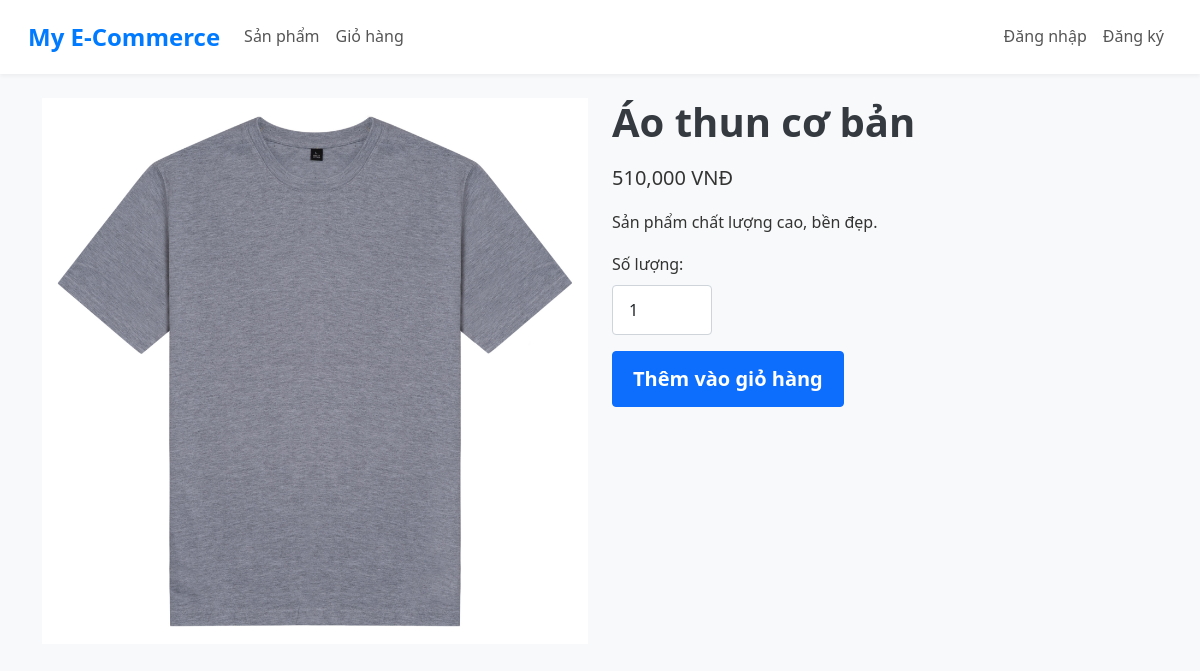
Page /product/1 on the committed database.
### docker/models.py (models this page shows, shortened)
class Product(db.Model):
    id = db.Column(db.Integer, primary_key=True)
    name = db.Column(db.String(100), nullable=False)
    description = db.Column(db.Text, nullable=True)
    price = db.Column(db.Float, nullable=False)
    image_url = db.Column(db.String(255), nullable=True)

### docker/routes.py (the view)
@main.route('/product/<int:product_id>')
def product_detail(product_id):
    product = Product.query.get_or_404(product_id)
    return render_template('product_detail.html', product=product)

### docker/templates/product_detail.html (shortened to what this page needs)
{% extends "base.html" %}
{% block content %}
<div class="row">
    <div class="col-md-6">
        <img src="{{ product.image_url }}" class="img-fluid" alt="{{ product.name }}">
    </div>
    <div class="col-md-6">
        <h1>{{ product.name }}</h1>
        <p class="lead">{{ "{:,.0f}".format(product.price) }} VNĐ</p>
        <p>{{ product.description }}</p>
        <form action="{{ url_for('main.add_to_cart', product_id=product.id) }}" method="POST">
            <div class="mb-3">
                <label for="quantity" class="form-label">Số lượng:</label>
                <input type="number" class="form-control" id="quantity" name="quantity" value="1" min="1" style="width: 100px;">
            </div>
            <button type="submit" class="btn btn-primary btn-lg">Thêm vào giỏ hàng</button>
        </form>
    </div>
</div>
{% endblock %}

### docker/static/css/style.css (style rules this page uses)
body { font-family: 'Segoe UI', Roboto, 'Helvetica Neue', Arial, sans-serif, 'Apple Color Emoji', 'Segoe UI Emoji', 'Segoe UI Symbol'; line-height: 1.6; color: #333; background-color: #f8f9fa; }
h1, h2, h3, h4, h5, h6 { color: #343a40; margin-bottom: 1rem; font-weight: 600; }
.form-control { border-radius: 0.25rem; border: 1px solid #ced4da; padding: 0.75rem 1rem; }
.btn-primary, .btn-success, .btn-danger { border-radius: 0.25rem; padding: 0.75rem 1.25rem; font-weight: 600; transition: background-color 0.3s ease, border-color 0.3s ease, transform 0.2s ease; }

### rows in the picture
Product: image_url (picture), name "Áo thun cơ bản", price "510,000", description "Sản phẩm chất lượng cao, bền đẹp."
